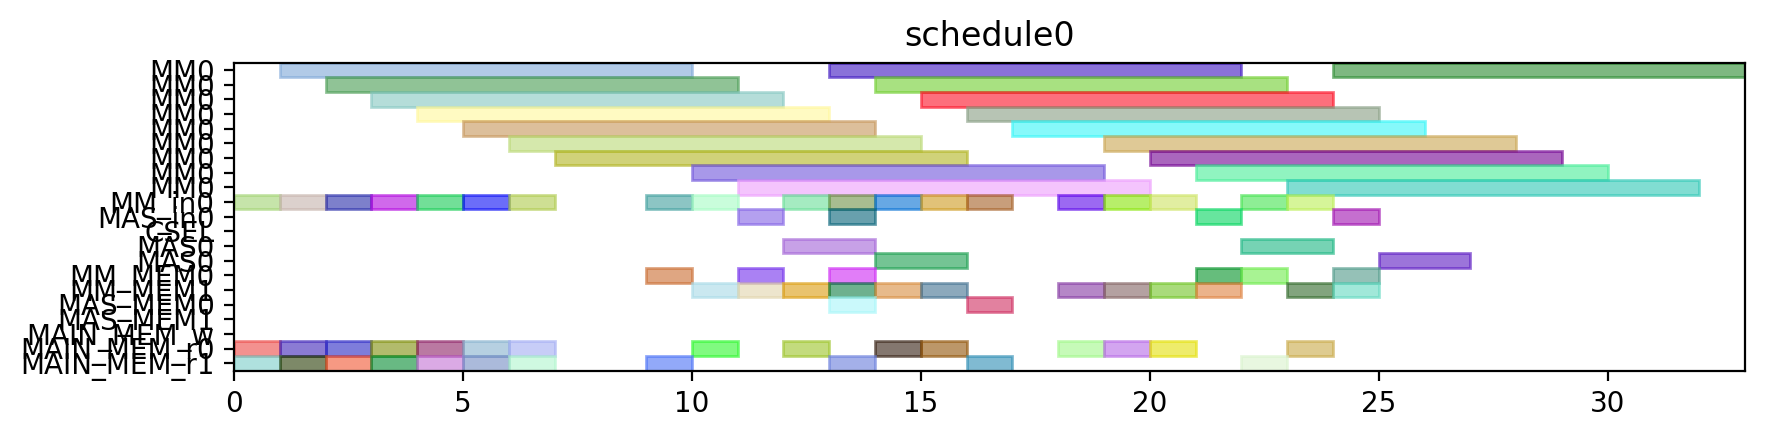

Write the Python code that produced this figure.
from pyschedule import Scenario, solvers, plotters, alt


def solve():
	horizon = 120
	S = Scenario("schedule0", horizon=horizon)

	# resource
	MM = S.Resources('MM', num=1, size=9)
	MM_in = S.Resources('MM_in', num=1)
	MAS_in = S.Resources('MAS_in', num=1)
	CSEL = S.Resource('CSEL')
	MAS = S.Resources('MAS', num=1, size=2, periods=range(1, horizon))
	MM_MEM = S.Resources('MM_MEM', num=2)
	MAS_MEM = S.Resources('MAS_MEM', num=2)
	MAIN_MEM_w = S.Resource('MAIN_MEM_w', size=1)
	MAIN_MEM_r = S.Resources('MAIN_MEM_r', num=2)

	# result of previous scheduling

	# new tasks
	Z_exp2 = S.Task('Z_exp2', length=9, delay_cost=1)
	Z_exp2 += alt(MM)
	Z_exp2_in = S.Task('Z_exp2_in', length=1, delay_cost=1)
	Z_exp2_in += alt(MM_in)
	S += Z_exp2_in*MM_in[0]<=Z_exp2*MM[0]
	Z_exp2_mem0 = S.Task('Z_exp2_mem0', length=1, delay_cost=1)
	Z_exp2_mem0 += MAIN_MEM_r[0]
	S += Z_exp2_mem0 <= Z_exp2

	Z_exp2_mem1 = S.Task('Z_exp2_mem1', length=1, delay_cost=1)
	Z_exp2_mem1 += MAIN_MEM_r[1]
	S += Z_exp2_mem1 <= Z_exp2

	NX0 = S.Task('NX0', length=9, delay_cost=1)
	NX0 += alt(MM)
	NX0_in = S.Task('NX0_in', length=1, delay_cost=1)
	NX0_in += alt(MM_in)
	S += NX0_in*MM_in[0]<=NX0*MM[0]
	NX0_mem0 = S.Task('NX0_mem0', length=1, delay_cost=1)
	NX0_mem0 += MAIN_MEM_r[0]
	S += NX0_mem0 <= NX0

	NX0_mem1 = S.Task('NX0_mem1', length=1, delay_cost=1)
	NX0_mem1 += MAIN_MEM_r[1]
	S += NX0_mem1 <= NX0

	k0_10_Z1 = S.Task('k0_10_Z1', length=9, delay_cost=1)
	k0_10_Z1 += alt(MM)
	k0_10_Z1_in = S.Task('k0_10_Z1_in', length=1, delay_cost=1)
	k0_10_Z1_in += alt(MM_in)
	S += k0_10_Z1_in*MM_in[0]<=k0_10_Z1*MM[0]
	k0_10_Z1_mem0 = S.Task('k0_10_Z1_mem0', length=1, delay_cost=1)
	k0_10_Z1_mem0 += MAIN_MEM_r[0]
	S += k0_10_Z1_mem0 <= k0_10_Z1

	k0_10_Z1_mem1 = S.Task('k0_10_Z1_mem1', length=1, delay_cost=1)
	k0_10_Z1_mem1 += MAIN_MEM_r[1]
	S += k0_10_Z1_mem1 <= k0_10_Z1

	DX0 = S.Task('DX0', length=9, delay_cost=1)
	DX0 += alt(MM)
	DX0_in = S.Task('DX0_in', length=1, delay_cost=1)
	DX0_in += alt(MM_in)
	S += DX0_in*MM_in[0]<=DX0*MM[0]
	DX0_mem0 = S.Task('DX0_mem0', length=1, delay_cost=1)
	DX0_mem0 += MAIN_MEM_r[0]
	S += DX0_mem0 <= DX0

	DX0_mem1 = S.Task('DX0_mem1', length=1, delay_cost=1)
	DX0_mem1 += MAIN_MEM_r[1]
	S += DX0_mem1 <= DX0

	NY0 = S.Task('NY0', length=9, delay_cost=1)
	NY0 += alt(MM)
	NY0_in = S.Task('NY0_in', length=1, delay_cost=1)
	NY0_in += alt(MM_in)
	S += NY0_in*MM_in[0]<=NY0*MM[0]
	NY0_mem0 = S.Task('NY0_mem0', length=1, delay_cost=1)
	NY0_mem0 += MAIN_MEM_r[0]
	S += NY0_mem0 <= NY0

	NY0_mem1 = S.Task('NY0_mem1', length=1, delay_cost=1)
	NY0_mem1 += MAIN_MEM_r[1]
	S += NY0_mem1 <= NY0

	k2_14_Z1 = S.Task('k2_14_Z1', length=9, delay_cost=1)
	k2_14_Z1 += alt(MM)
	k2_14_Z1_in = S.Task('k2_14_Z1_in', length=1, delay_cost=1)
	k2_14_Z1_in += alt(MM_in)
	S += k2_14_Z1_in*MM_in[0]<=k2_14_Z1*MM[0]
	k2_14_Z1_mem0 = S.Task('k2_14_Z1_mem0', length=1, delay_cost=1)
	k2_14_Z1_mem0 += MAIN_MEM_r[0]
	S += k2_14_Z1_mem0 <= k2_14_Z1

	k2_14_Z1_mem1 = S.Task('k2_14_Z1_mem1', length=1, delay_cost=1)
	k2_14_Z1_mem1 += MAIN_MEM_r[1]
	S += k2_14_Z1_mem1 <= k2_14_Z1

	DY0 = S.Task('DY0', length=9, delay_cost=1)
	DY0 += alt(MM)
	DY0_in = S.Task('DY0_in', length=1, delay_cost=1)
	DY0_in += alt(MM_in)
	S += DY0_in*MM_in[0]<=DY0*MM[0]
	DY0_mem0 = S.Task('DY0_mem0', length=1, delay_cost=1)
	DY0_mem0 += MAIN_MEM_r[0]
	S += DY0_mem0 <= DY0

	DY0_mem1 = S.Task('DY0_mem1', length=1, delay_cost=1)
	DY0_mem1 += MAIN_MEM_r[1]
	S += DY0_mem1 <= DY0

	Z_exp3 = S.Task('Z_exp3', length=9, delay_cost=1)
	Z_exp3 += alt(MM)
	Z_exp3_in = S.Task('Z_exp3_in', length=1, delay_cost=1)
	Z_exp3_in += alt(MM_in)
	S += Z_exp3_in*MM_in[0]<=Z_exp3*MM[0]
	Z_exp3_mem0 = S.Task('Z_exp3_mem0', length=1, delay_cost=1)
	Z_exp3_mem0 += alt(MM_MEM)
	S += (Z_exp2*MM[0])-1 < Z_exp3_mem0*MM_MEM[0]
	S += Z_exp3_mem0 <= Z_exp3

	Z_exp3_mem1 = S.Task('Z_exp3_mem1', length=1, delay_cost=1)
	Z_exp3_mem1 += MAIN_MEM_r[1]
	S += Z_exp3_mem1 <= Z_exp3

	NX1_ = S.Task('NX1_', length=2, delay_cost=1)
	NX1_ += alt(MAS)
	NX1__in = S.Task('NX1__in', length=1, delay_cost=1)
	NX1__in += alt(MAS_in)
	S += NX1__in*MAS_in[0]<=NX1_*MAS[0]

	NX1__mem0 = S.Task('NX1__mem0', length=1, delay_cost=1)
	NX1__mem0 += alt(MM_MEM)
	S += (NX0*MM[0])-1 < NX1__mem0*MM_MEM[0]
	S += NX1__mem0 <= NX1_

	NX1__mem1 = S.Task('NX1__mem1', length=1, delay_cost=1)
	NX1__mem1 += alt(MM_MEM)
	S += (k0_10_Z1*MM[0])-1 < NX1__mem1*MM_MEM[1]
	S += NX1__mem1 <= NX1_

	k0_9_Z2 = S.Task('k0_9_Z2', length=9, delay_cost=1)
	k0_9_Z2 += alt(MM)
	k0_9_Z2_in = S.Task('k0_9_Z2_in', length=1, delay_cost=1)
	k0_9_Z2_in += alt(MM_in)
	S += k0_9_Z2_in*MM_in[0]<=k0_9_Z2*MM[0]
	k0_9_Z2_mem0 = S.Task('k0_9_Z2_mem0', length=1, delay_cost=1)
	k0_9_Z2_mem0 += MAIN_MEM_r[0]
	S += k0_9_Z2_mem0 <= k0_9_Z2

	k0_9_Z2_mem1 = S.Task('k0_9_Z2_mem1', length=1, delay_cost=1)
	k0_9_Z2_mem1 += alt(MM_MEM)
	S += (Z_exp2*MM[0])-1 < k0_9_Z2_mem1*MM_MEM[1]
	S += k0_9_Z2_mem1 <= k0_9_Z2

	k1_9_Z2 = S.Task('k1_9_Z2', length=9, delay_cost=1)
	k1_9_Z2 += alt(MM)
	k1_9_Z2_in = S.Task('k1_9_Z2_in', length=1, delay_cost=1)
	k1_9_Z2_in += alt(MM_in)
	S += k1_9_Z2_in*MM_in[0]<=k1_9_Z2*MM[0]
	k1_9_Z2_mem0 = S.Task('k1_9_Z2_mem0', length=1, delay_cost=1)
	k1_9_Z2_mem0 += MAIN_MEM_r[0]
	S += k1_9_Z2_mem0 <= k1_9_Z2

	k1_9_Z2_mem1 = S.Task('k1_9_Z2_mem1', length=1, delay_cost=1)
	k1_9_Z2_mem1 += alt(MM_MEM)
	S += (Z_exp2*MM[0])-1 < k1_9_Z2_mem1*MM_MEM[1]
	S += k1_9_Z2_mem1 <= k1_9_Z2

	NY1_ = S.Task('NY1_', length=2, delay_cost=1)
	NY1_ += alt(MAS)
	NY1__in = S.Task('NY1__in', length=1, delay_cost=1)
	NY1__in += alt(MAS_in)
	S += NY1__in*MAS_in[0]<=NY1_*MAS[0]

	NY1__mem0 = S.Task('NY1__mem0', length=1, delay_cost=1)
	NY1__mem0 += alt(MM_MEM)
	S += (NY0*MM[0])-1 < NY1__mem0*MM_MEM[0]
	S += NY1__mem0 <= NY1_

	NY1__mem1 = S.Task('NY1__mem1', length=1, delay_cost=1)
	NY1__mem1 += alt(MM_MEM)
	S += (k2_14_Z1*MM[0])-1 < NY1__mem1*MM_MEM[1]
	S += NY1__mem1 <= NY1_

	k2_13_Z2 = S.Task('k2_13_Z2', length=9, delay_cost=1)
	k2_13_Z2 += alt(MM)
	k2_13_Z2_in = S.Task('k2_13_Z2_in', length=1, delay_cost=1)
	k2_13_Z2_in += alt(MM_in)
	S += k2_13_Z2_in*MM_in[0]<=k2_13_Z2*MM[0]
	k2_13_Z2_mem0 = S.Task('k2_13_Z2_mem0', length=1, delay_cost=1)
	k2_13_Z2_mem0 += MAIN_MEM_r[0]
	S += k2_13_Z2_mem0 <= k2_13_Z2

	k2_13_Z2_mem1 = S.Task('k2_13_Z2_mem1', length=1, delay_cost=1)
	k2_13_Z2_mem1 += alt(MM_MEM)
	S += (Z_exp2*MM[0])-1 < k2_13_Z2_mem1*MM_MEM[1]
	S += k2_13_Z2_mem1 <= k2_13_Z2

	k3_14_Z2 = S.Task('k3_14_Z2', length=9, delay_cost=1)
	k3_14_Z2 += alt(MM)
	k3_14_Z2_in = S.Task('k3_14_Z2_in', length=1, delay_cost=1)
	k3_14_Z2_in += alt(MM_in)
	S += k3_14_Z2_in*MM_in[0]<=k3_14_Z2*MM[0]
	k3_14_Z2_mem0 = S.Task('k3_14_Z2_mem0', length=1, delay_cost=1)
	k3_14_Z2_mem0 += MAIN_MEM_r[0]
	S += k3_14_Z2_mem0 <= k3_14_Z2

	k3_14_Z2_mem1 = S.Task('k3_14_Z2_mem1', length=1, delay_cost=1)
	k3_14_Z2_mem1 += alt(MM_MEM)
	S += (Z_exp2*MM[0])-1 < k3_14_Z2_mem1*MM_MEM[1]
	S += k3_14_Z2_mem1 <= k3_14_Z2

	Z_exp4 = S.Task('Z_exp4', length=9, delay_cost=1)
	Z_exp4 += alt(MM)
	Z_exp4_in = S.Task('Z_exp4_in', length=1, delay_cost=1)
	Z_exp4_in += alt(MM_in)
	S += Z_exp4_in*MM_in[0]<=Z_exp4*MM[0]
	Z_exp4_mem0 = S.Task('Z_exp4_mem0', length=1, delay_cost=1)
	Z_exp4_mem0 += alt(MM_MEM)
	S += (Z_exp3*MM[0])-1 < Z_exp4_mem0*MM_MEM[0]
	S += Z_exp4_mem0 <= Z_exp4

	Z_exp4_mem1 = S.Task('Z_exp4_mem1', length=1, delay_cost=1)
	Z_exp4_mem1 += MAIN_MEM_r[1]
	S += Z_exp4_mem1 <= Z_exp4

	NX1 = S.Task('NX1', length=9, delay_cost=1)
	NX1 += alt(MM)
	NX1_in = S.Task('NX1_in', length=1, delay_cost=1)
	NX1_in += alt(MM_in)
	S += NX1_in*MM_in[0]<=NX1*MM[0]
	NX1_mem0 = S.Task('NX1_mem0', length=1, delay_cost=1)
	NX1_mem0 += alt(MAS_MEM)
	S += (NX1_*MAS[0])-1 < NX1_mem0*MAS_MEM[0]
	S += NX1_mem0 <= NX1

	NX1_mem1 = S.Task('NX1_mem1', length=1, delay_cost=1)
	NX1_mem1 += MAIN_MEM_r[1]
	S += NX1_mem1 <= NX1

	k0_8_Z3 = S.Task('k0_8_Z3', length=9, delay_cost=1)
	k0_8_Z3 += alt(MM)
	k0_8_Z3_in = S.Task('k0_8_Z3_in', length=1, delay_cost=1)
	k0_8_Z3_in += alt(MM_in)
	S += k0_8_Z3_in*MM_in[0]<=k0_8_Z3*MM[0]
	k0_8_Z3_mem0 = S.Task('k0_8_Z3_mem0', length=1, delay_cost=1)
	k0_8_Z3_mem0 += MAIN_MEM_r[0]
	S += k0_8_Z3_mem0 <= k0_8_Z3

	k0_8_Z3_mem1 = S.Task('k0_8_Z3_mem1', length=1, delay_cost=1)
	k0_8_Z3_mem1 += alt(MM_MEM)
	S += (Z_exp3*MM[0])-1 < k0_8_Z3_mem1*MM_MEM[1]
	S += k0_8_Z3_mem1 <= k0_8_Z3

	DX1_ = S.Task('DX1_', length=2, delay_cost=1)
	DX1_ += alt(MAS)
	DX1__in = S.Task('DX1__in', length=1, delay_cost=1)
	DX1__in += alt(MAS_in)
	S += DX1__in*MAS_in[0]<=DX1_*MAS[0]

	DX1__mem0 = S.Task('DX1__mem0', length=1, delay_cost=1)
	DX1__mem0 += alt(MM_MEM)
	S += (DX0*MM[0])-1 < DX1__mem0*MM_MEM[0]
	S += DX1__mem0 <= DX1_

	DX1__mem1 = S.Task('DX1__mem1', length=1, delay_cost=1)
	DX1__mem1 += alt(MM_MEM)
	S += (k1_9_Z2*MM[0])-1 < DX1__mem1*MM_MEM[1]
	S += DX1__mem1 <= DX1_

	k1_8_Z3 = S.Task('k1_8_Z3', length=9, delay_cost=1)
	k1_8_Z3 += alt(MM)
	k1_8_Z3_in = S.Task('k1_8_Z3_in', length=1, delay_cost=1)
	k1_8_Z3_in += alt(MM_in)
	S += k1_8_Z3_in*MM_in[0]<=k1_8_Z3*MM[0]
	k1_8_Z3_mem0 = S.Task('k1_8_Z3_mem0', length=1, delay_cost=1)
	k1_8_Z3_mem0 += MAIN_MEM_r[0]
	S += k1_8_Z3_mem0 <= k1_8_Z3

	k1_8_Z3_mem1 = S.Task('k1_8_Z3_mem1', length=1, delay_cost=1)
	k1_8_Z3_mem1 += alt(MM_MEM)
	S += (Z_exp3*MM[0])-1 < k1_8_Z3_mem1*MM_MEM[1]
	S += k1_8_Z3_mem1 <= k1_8_Z3

	NY1 = S.Task('NY1', length=9, delay_cost=1)
	NY1 += alt(MM)
	NY1_in = S.Task('NY1_in', length=1, delay_cost=1)
	NY1_in += alt(MM_in)
	S += NY1_in*MM_in[0]<=NY1*MM[0]
	NY1_mem0 = S.Task('NY1_mem0', length=1, delay_cost=1)
	NY1_mem0 += alt(MAS_MEM)
	S += (NY1_*MAS[0])-1 < NY1_mem0*MAS_MEM[0]
	S += NY1_mem0 <= NY1

	NY1_mem1 = S.Task('NY1_mem1', length=1, delay_cost=1)
	NY1_mem1 += MAIN_MEM_r[1]
	S += NY1_mem1 <= NY1

	k2_12_Z3 = S.Task('k2_12_Z3', length=9, delay_cost=1)
	k2_12_Z3 += alt(MM)
	k2_12_Z3_in = S.Task('k2_12_Z3_in', length=1, delay_cost=1)
	k2_12_Z3_in += alt(MM_in)
	S += k2_12_Z3_in*MM_in[0]<=k2_12_Z3*MM[0]
	k2_12_Z3_mem0 = S.Task('k2_12_Z3_mem0', length=1, delay_cost=1)
	k2_12_Z3_mem0 += MAIN_MEM_r[0]
	S += k2_12_Z3_mem0 <= k2_12_Z3

	k2_12_Z3_mem1 = S.Task('k2_12_Z3_mem1', length=1, delay_cost=1)
	k2_12_Z3_mem1 += alt(MM_MEM)
	S += (Z_exp3*MM[0])-1 < k2_12_Z3_mem1*MM_MEM[1]
	S += k2_12_Z3_mem1 <= k2_12_Z3

	DY1_ = S.Task('DY1_', length=2, delay_cost=1)
	DY1_ += alt(MAS)
	DY1__in = S.Task('DY1__in', length=1, delay_cost=1)
	DY1__in += alt(MAS_in)
	S += DY1__in*MAS_in[0]<=DY1_*MAS[0]

	DY1__mem0 = S.Task('DY1__mem0', length=1, delay_cost=1)
	DY1__mem0 += alt(MM_MEM)
	S += (DY0*MM[0])-1 < DY1__mem0*MM_MEM[0]
	S += DY1__mem0 <= DY1_

	DY1__mem1 = S.Task('DY1__mem1', length=1, delay_cost=1)
	DY1__mem1 += alt(MM_MEM)
	S += (k3_14_Z2*MM[0])-1 < DY1__mem1*MM_MEM[1]
	S += DY1__mem1 <= DY1_

	k3_13_Z3 = S.Task('k3_13_Z3', length=9, delay_cost=1)
	k3_13_Z3 += alt(MM)
	k3_13_Z3_in = S.Task('k3_13_Z3_in', length=1, delay_cost=1)
	k3_13_Z3_in += alt(MM_in)
	S += k3_13_Z3_in*MM_in[0]<=k3_13_Z3*MM[0]
	k3_13_Z3_mem0 = S.Task('k3_13_Z3_mem0', length=1, delay_cost=1)
	k3_13_Z3_mem0 += MAIN_MEM_r[0]
	S += k3_13_Z3_mem0 <= k3_13_Z3

	k3_13_Z3_mem1 = S.Task('k3_13_Z3_mem1', length=1, delay_cost=1)
	k3_13_Z3_mem1 += alt(MM_MEM)
	S += (Z_exp3*MM[0])-1 < k3_13_Z3_mem1*MM_MEM[1]
	S += k3_13_Z3_mem1 <= k3_13_Z3

	solvers.mip.solve(S,msg=1,kind='CPLEX',ratio_gap=1.01)

	solution = [['hoge']*len(S.solution()[1]) for i in range(len(S.solution()))]
	for i in range(len(S.solution())):
		for j in range(len(S.solution()[i])):
			solution[i][j]=str(S.solution()[i][j])
	print(solution)

	cycles = int(solution[-1][3])

	pic_file_name = "/mnt/rose/usr1/fukuda/ABE/multiRAM_multiMAS_16mux/scheduling_result/stage9MM1_stage2MAS1/ISOGENY/schedule0.png"
	if(S.solution() != []):
		plotters.matplotlib.plot(S,img_filename=pic_file_name, show_task_labels=False, fig_size=(cycles*0.25+3, 2))

	return solution
